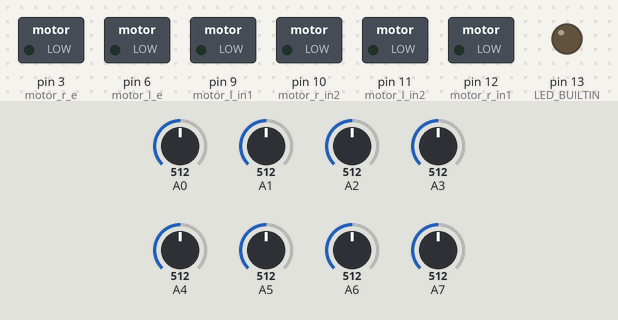
A sketch run on a simulated Arduino Nano, built with avr-gcc and run on an emulated ATmega328P. Shown: switched loads named in the sketch (green lamp = pin HIGH), output pins drawn as LEDs (lit = HIGH). The inputs (shaded band) are chosen by the test bench; at power-on: A0 = 512, A1 = 512, A2 = 512, A3 = 512, A4 = 512, A5 = 512, A6 = 512, A7 = 512. What the sketch prints to the serial monitor is not drawn.

Above: at 0.1 s.
At 0.6 s:
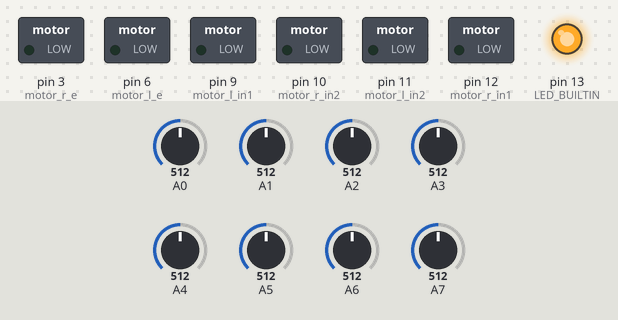
Timing chart, 0 to 12.0 s (numbered marks = the images above):
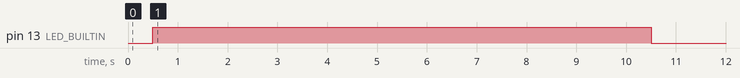

The sketch:

sumo_bot.ino
```cpp
#include <QTRSensors.h>

#define motor_r_e 3
#define motor_r_in1 12
#define motor_r_in2 10

#define motor_l_e 6
#define motor_l_in1 9
#define motor_l_in2 11

#define mz80 2

int run_away_state = 0; // 0 - None; 1 - Go left; 2 - Go right
int attack_state = 0; // 0 - find; 1 - Go forward;

QTRSensors qtr;

const uint8_t SensorCount = 8;
uint16_t sensorValues[SensorCount];

void setup() {
  pinMode(mz80, INPUT);
  pinMode(motor_r_e, OUTPUT);
  pinMode(motor_r_in1, OUTPUT);
  pinMode(motor_r_in2, OUTPUT);

  pinMode(motor_l_e, OUTPUT);
  pinMode(motor_l_in1, OUTPUT);
  pinMode(motor_l_in2, OUTPUT);

  Serial.begin(9600);

  qtr.setTypeAnalog();
  qtr.setSensorPins((const uint8_t[]){A7, A6, A5, A4, A3, A2, A1, A0}, SensorCount);
  qtr.setEmitterPin(2);

  delay(500);
  pinMode(LED_BUILTIN, OUTPUT);
  digitalWrite(LED_BUILTIN, HIGH);

  for (uint16_t i = 0; i < 400; i++)
  {
    qtr.calibrate();
  }
  digitalWrite(LED_BUILTIN, LOW);

  for (uint8_t i = 0; i < SensorCount; i++)
  {
    Serial.print(qtr.calibrationOn.minimum[i]);
    Serial.print(' ');
  }
  Serial.println();


  for (uint8_t i = 0; i < SensorCount; i++)
  {
    Serial.print(qtr.calibrationOn.maximum[i]);
    Serial.print(' ');
  }
  Serial.println();
  Serial.println();
  delay(1000);
}

unsigned int sensor_values[8];

void loop() {
  uint16_t position = qtr.readLineBlack(sensorValues);

  // print the sensor values as numbers from 0 to 1000, where 0 means maximum
  // reflectance and 1000 means minimum reflectance, followed by the line
  // position
  int sum_left = 0;
  int sum_right = 0;
  for (uint8_t i = 0; i < SensorCount/2; i++)
  {
    sum_left += sensorValues[i]/1000;
    sum_right += sensorValues[i+4]/1000;
  }
  Serial.println(sum_left);
  Serial.println(sum_right);

  /*if (sum_left > 1) {
      analogWrite(motor_r_e, 50);
      digitalWrite(motor_r_in1, LOW);
      digitalWrite(motor_r_in2, LOW);

      analogWrite(motor_l_e, 50);
      digitalWrite(motor_l_in1, HIGH);
      digitalWrite(motor_l_in2, LOW);
    }
  else if (sum_right > 1) {
      analogWrite(motor_r_e, 50);
      digitalWrite(motor_r_in1, HIGH);
      digitalWrite(motor_r_in2, LOW);

      analogWrite(motor_l_e, 50);
      digitalWrite(motor_l_in1, LOW/);
      digitalWrite(motor_l_in2, LOW);
    }
  else {
      analogWrite(motor_r_e, 50);
      digitalWrite(motor_r_in1, HIGH);
      digitalWrite(motor_r_in2, LOW);

      analogWrite(motor_l_e, 50);
      digitalWrite(motor_l_in1, HIGH);
      digitalWrite(motor_l_in2, LOW);
    }*/

}
```
